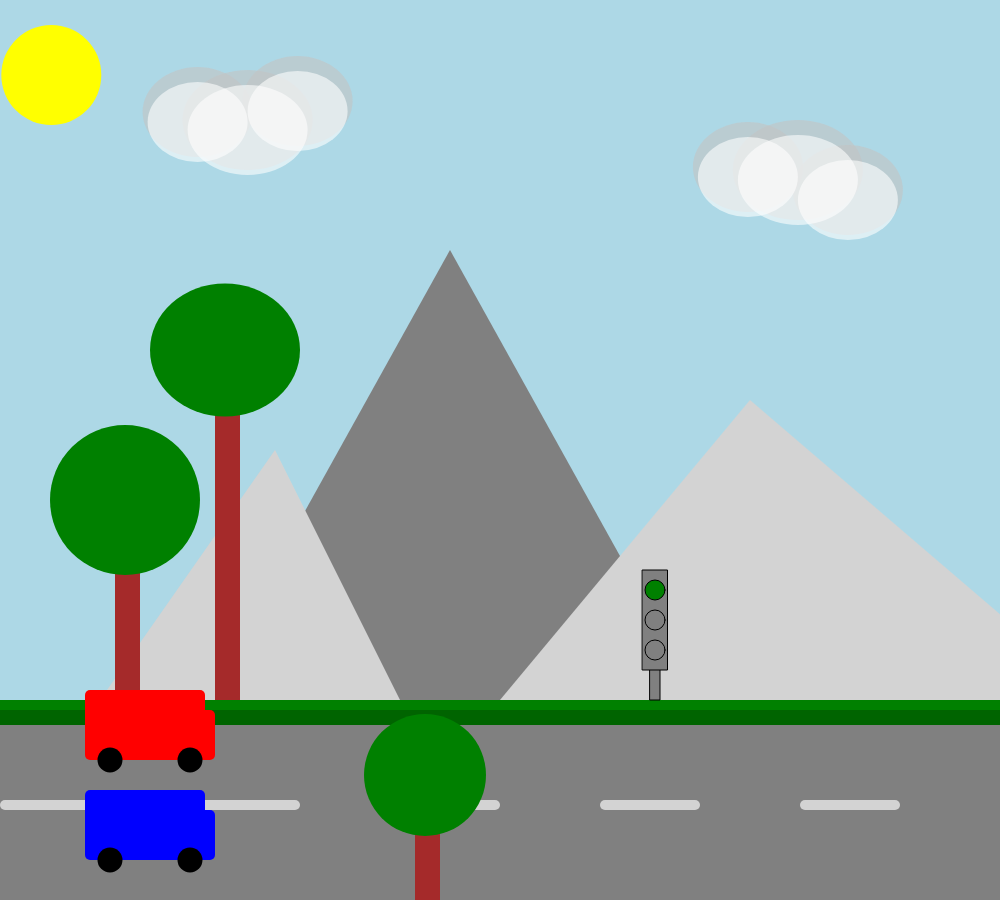
Frame 1 (no input)
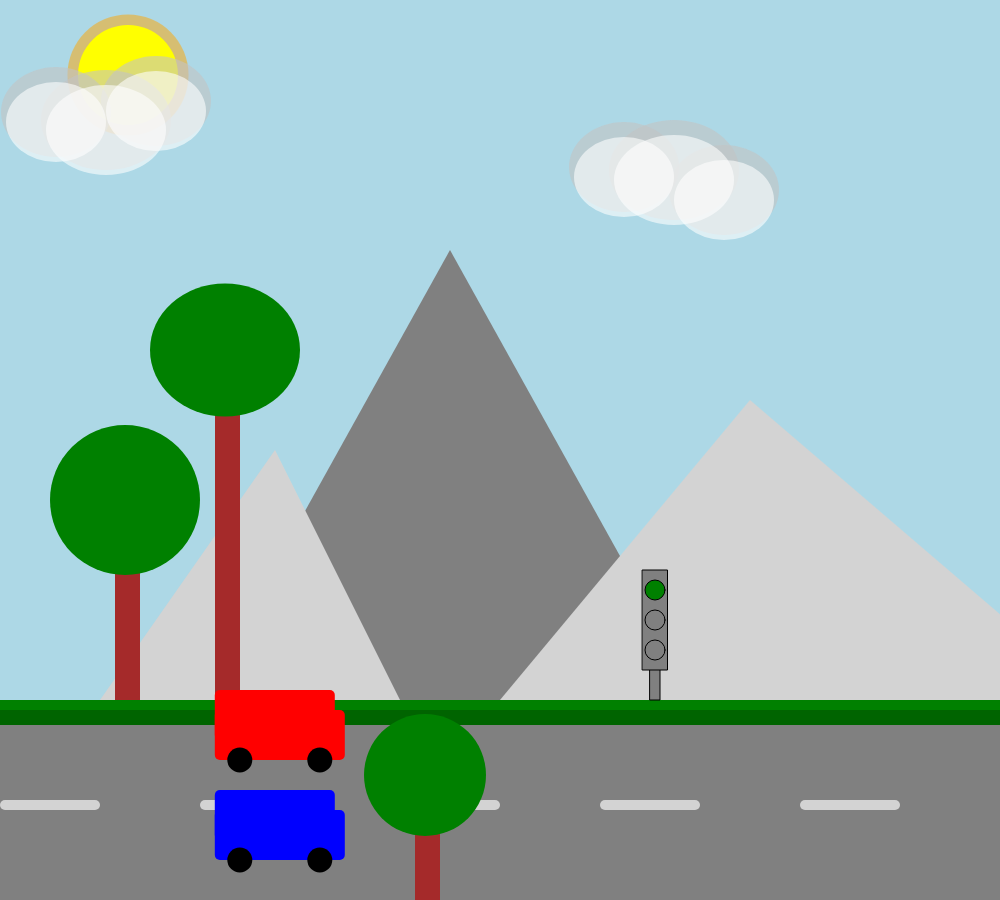
Frame 60 (no input)
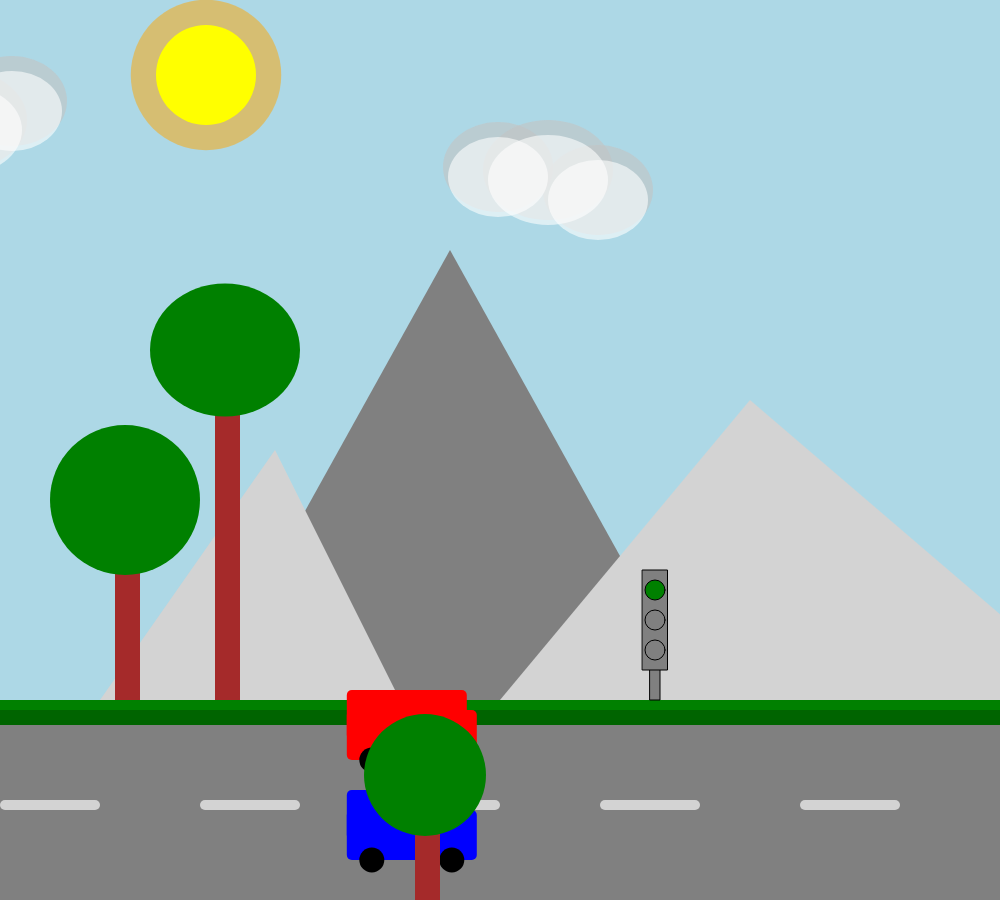
Frame 120 (the mouse pressed at the canvas centre since frame 60)

The p5.js sketch that drew these frames (run headless with seeded random() and noise() and a simulated clock; from frame 60 on, the mouse is pressed at the canvas centre):

// p5.js sketch
// ── sketch.js
let cloudX = 0;
let cloud1 = 0;
let sun1 = 0;
let car1= 0;
let carspeed = 2.2;
let lightstate = 'green'
function setup() {
  createCanvas(1000, 900);
}

function draw() {
   
  background('lightblue');
  fill('grey');
  strokeWeight(0)
  triangle(450, 250, 200, 700, 700, 700);

  fill('lightgrey');
  triangle(750, 400, 1100, 700, 500, 700);
  triangle(275, 450, 100, 700, 400, 700);
  
  fill('grey');
  rect(0, 700, 1000, 300);
  fill('brown');
  rect(115, 500, 25, 200);
  fill('green');

  ellipse(125, 500, 150, 150);
  fill('brown');
  rect(215, 400, 25, 300);
  fill('green');
  ellipse(225, 350, 150, 133);
  strokeWeight(0);
  fill('darkgreen')
    rect(0, 700, 1000, 25);
  fill('green');
  rect(0, 700, 1000, 10);
  //clouds//
  cloudX -= 2.4;
  if (cloudX < -700) {
    cloudX = 1000;
  }
    cloud1 -= 2.1;
  if (cloud1 < -900) {
    cloud1 = 800;
  }

   //sun//
  sun1  += 1.3;
  if (sun1 > 1000) {
    sun1 = -250
  }
 // sunpulse//
   let pulse = 1 + sin(frameCount * 0.1) * 1;
  fill(255, 165, 0, 128)
   ellipse(sun1 + 50, 75, 80 * pulse);
  pulse1 = 1 + sin(frameCount * 0.2) * 1;

   pulse1 = 1 + sin(frameCount * 0.15) * 1;
   pulse1 = 1 + sin(frameCount / 111.25) * 1;
    
  ellipse(sun1 + 50, 75, 80 * pulse1);

   fill('yellow')
   ellipse(sun1 + 50, 75, 100);

  
//clouds
    fill(195, 195, 195, 150)
   ellipse(cloudX + 200, 112, 110, 90);
  ellipse(cloudX + 250, 120, 130, 100);
  ellipse(cloudX + 300, 101, 110, 90);

 ellipse(cloud1 + 750, 167, 110, 90);
  ellipse(cloud1 + 800, 170, 130, 100);
  ellipse(cloud1 + 850, 190, 110, 90);
  fill(255, 255, 255, 150);
  ellipse(cloudX + 200, 122, 100, 80);
  ellipse(cloudX + 250, 130, 120, 90);
  ellipse(cloudX + 300, 111, 100, 80);

 ellipse(cloud1 + 750, 177, 100, 80);
  ellipse(cloud1 + 800, 180, 120, 90);
  ellipse(cloud1 + 850, 200, 100, 80);

  // road part 2
  fill('lightgrey');
  rect(400, 800, 100, 10, 5)
   rect(200, 800, 100, 10, 5)
    rect(0, 800, 100, 10, 5)
  rect(600, 800, 100, 10, 5)
 
 rect(800, 800, 100, 10, 5)


 //stoplight//
strokeWeight(1)
fill('grey');
  rect(650, 640, 10, 60);
  rect(642.5, 570, 25, 100)
  if (lightstate === 'red') {
    fill('red')

  }
  else
  {
    fill('grey')
  }
 // rood
  ellipse(655, 650, 20, 20);
  if (lightstate === 'orange') {
    fill('orange')

  }
  else
  {
    fill('grey')
  }
 // orange
  ellipse(655, 620, 20, 20);
  if (lightstate === 'green') {
    fill('green')

  }
  else
  {
    fill('grey')
  }
 // groen
  ellipse(655, 590, 20, 20);
 // cars


 strokeWeight(0)
fill('red')
rect(car1 +85, 710, 130, 50, 5)
rect(car1 + 85, 690, 120, 50, 5)
fill('black')
ellipse(car1 + 110, 760, 25, 25)
ellipse(car1 + 190, 760, 25, 25)
fill('blue')
rect(car1 +85, 810, 130, 50, 5)
rect(car1 + 85, 790, 120, 50, 5)
fill('black')
ellipse(car1 + 110, 860, 25, 25)
ellipse(car1 + 190, 860, 25, 25)
 car1 += carspeed;
  if (car1 > 1000) {
    car1 = -200;
  }

   fill('brown');
  rect(415, 775, 25, 250);
  fill('green');
  ellipse(425, 775, 122, 122);
  

   



}

function keyPressed() {
  if (keyCode === ENTER) {
    
     if (lightstate == 'green') {
    lightstate = 'orange'
    carspeed *= 0.5
     }
     else if (lightstate == 'orange') {
    lightstate = 'red'
    carspeed *= 0
     }
    else if (lightstate == 'red'){
      lightstate = 'green'
      carspeed = 2.2
    }
    
    
    }
    }
